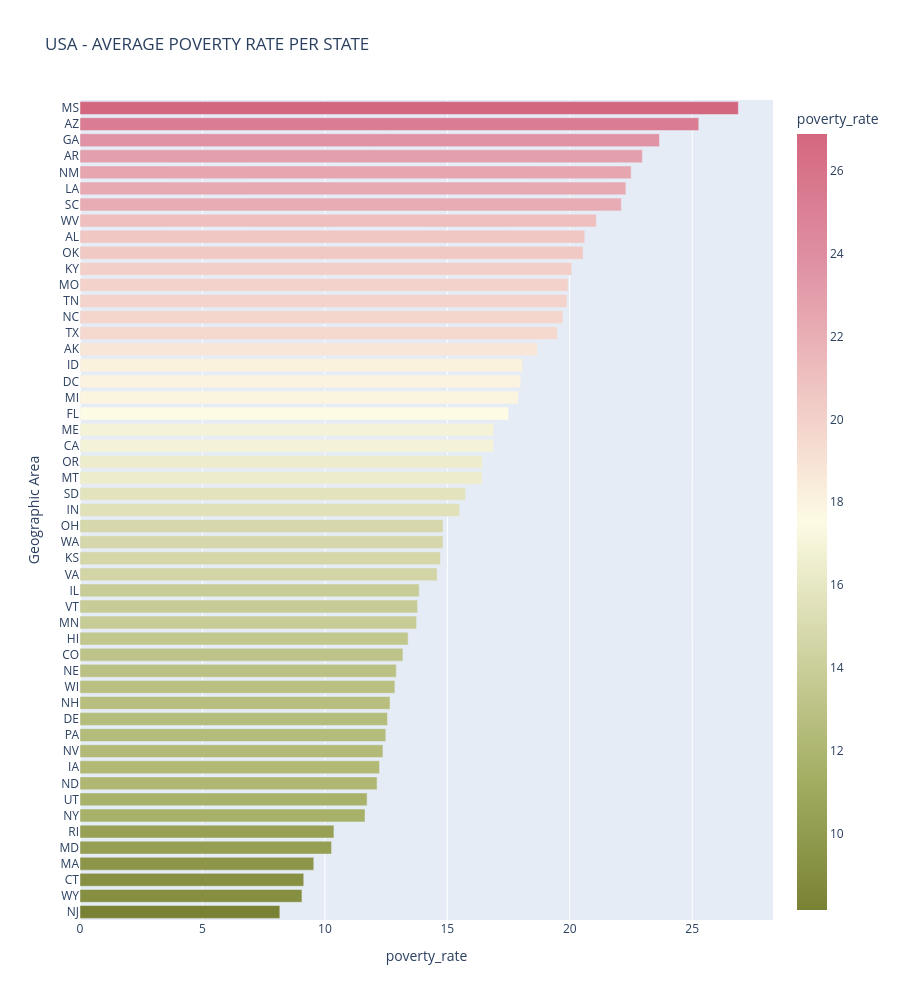

Write notebook code for a chart like this one.
### Code cell
fig = px.bar(df_pct_poverty_state_mean,
                y="Geographic Area",
                x="poverty_rate",
                orientation="h",
                color="poverty_rate",
                color_continuous_scale="armyrose",
                height=1000,
                title="USA - AVERAGE POVERTY RATE PER STATE"

            )
fig.show()

### Figure 1 — Plotly figure (JSON) as saved in the notebook; plotly's stock layout.template omitted (floating-point values rounded to 4 significant figures)
{"data": [{"hovertemplate": "poverty_rate=%{marker.color}<br>Geographic Area=%{y}<extra></extra>", "legendgroup": "", "marker": {"color": [8.161, 9.064, 9.137, 9.546, 10.27, 10.37, 11.64, 11.72, 12.13, 12.23, 12.37, 12.49, 12.56, 12.66, 12.86, 12.92, 13.19, 13.4, 13.75, 13.79, 13.85, 14.59, 14.72, 14.83, 14.83, 15.5, 15.75, 16.42, 16.44, 16.89, 16.89, 17.51, 17.9, 18.0, 18.08, 18.68, 19.5, 19.72, 19.89, 19.93, 20.08, 20.55, 20.61, 21.08, 22.11, 22.29, 22.51, 22.96, 23.66, 25.27, 26.88], "coloraxis": "coloraxis", "pattern": {"shape": ""}}, "name": "", "orientation": "h", "showlegend": false, "textposition": "auto", "type": "bar", "x": [8.161, 9.064, 9.137, 9.546, 10.27, 10.37, 11.64, 11.72, 12.13, 12.23, 12.37, 12.49, 12.56, 12.66, 12.86, 12.92, 13.19, 13.4, 13.75, 13.79, 13.85, 14.59, 14.72, 14.83, 14.83, 15.5, 15.75, 16.42, 16.44, 16.89, 16.89, 17.51, 17.9, 18.0, 18.08, 18.68, 19.5, 19.72, 19.89, 19.93, 20.08, 20.55, 20.61, 21.08, 22.11, 22.29, 22.51, 22.96, 23.66, 25.27, 26.88], "xaxis": "x", "y": ["NJ", "WY", "CT", "MA", "MD", "RI", "NY", "UT", "ND", "IA", "NV", "PA", "DE", "NH", "WI", "NE", "CO", "HI", "MN", "VT", "IL", "VA", "KS", "WA", "OH", "IN", "SD", "MT", "OR", "CA", "ME", "FL", "MI", "DC", "ID", "AK", "TX", "NC", "TN", "MO", "KY", "OK", "AL", "WV", "SC", "LA", "NM", "AR", "GA", "AZ", "MS"], "yaxis": "y"}], "layout": {"barmode": "relative", "coloraxis": {"colorbar": {"title": {"text": "poverty_rate"}}, "colorscale": [[0, "rgb(121, 130, 52)"], [0.1667, "rgb(163, 173, 98)"], [0.3333, "rgb(208, 211, 162)"], [0.5, "rgb(253, 251, 228)"], [0.6667, "rgb(240, 198, 195)"], [0.8333, "rgb(223, 145, 163)"], [1, "rgb(212, 103, 128)"]]}, "height": 1000, "legend": {"tracegroupgap": 0}, "title": {"text": "USA - AVERAGE POVERTY RATE PER STATE"}, "xaxis": {"anchor": "y", "domain": [0, 1], "title": {"text": "poverty_rate"}}, "yaxis": {"anchor": "x", "domain": [0, 1], "title": {"text": "Geographic Area"}}}}
